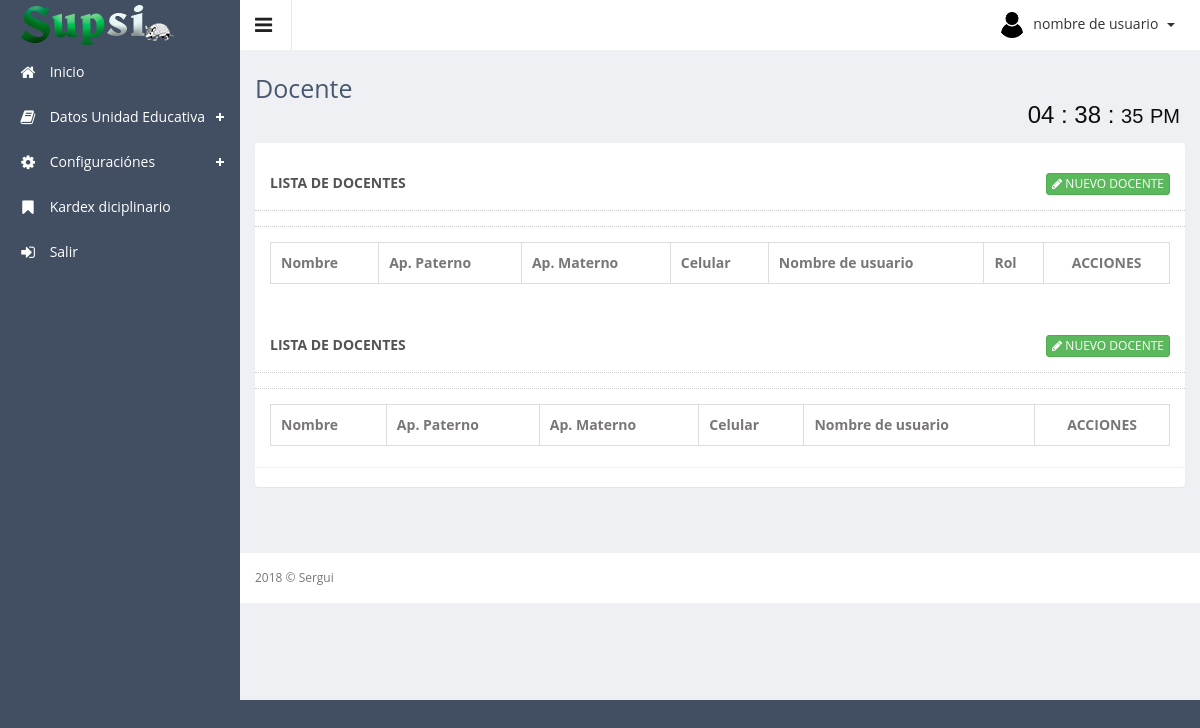
Page /app/controller/docente/ on the earlier database version.
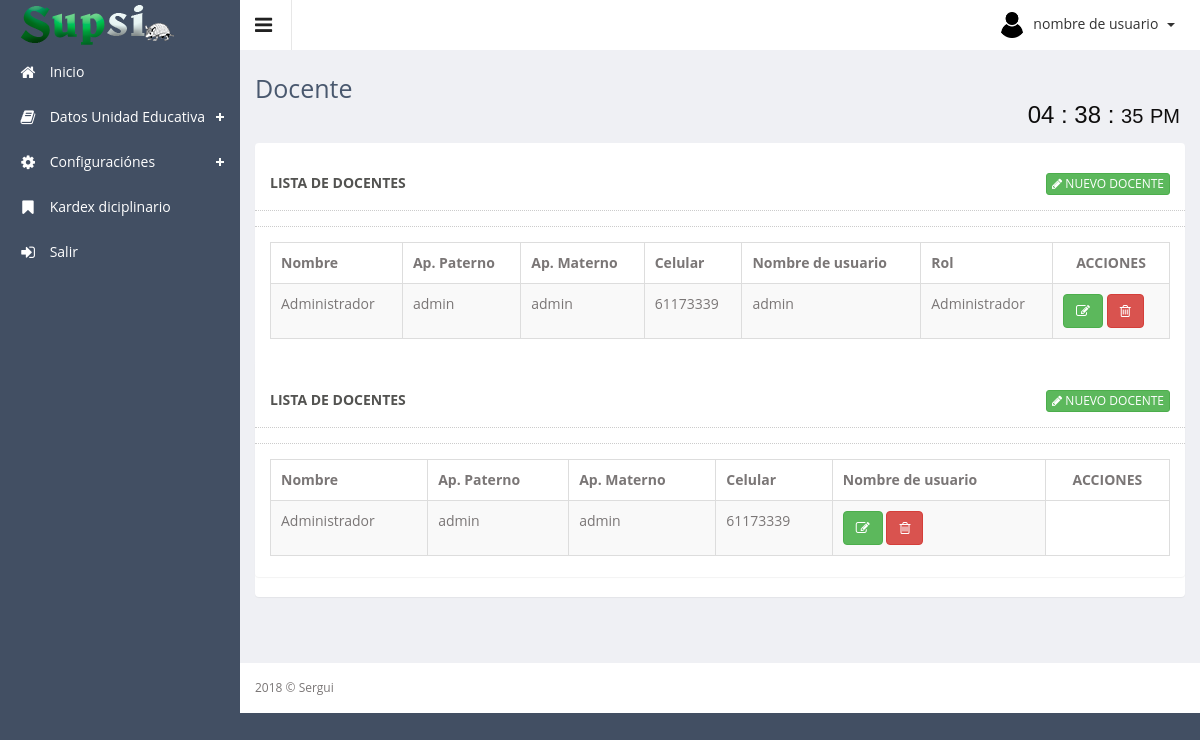
Same page on the later database version.
### tables this page shows
CREATE TABLE `docente` (
  `id_docente` int(11) NOT NULL AUTO_INCREMENT,
  `ci` varchar(20) NOT NULL,
  `nombre` varchar(50) NOT NULL,
  `paterno` varchar(45) NOT NULL,
  `materno` varchar(45) NOT NULL,
  `celular` varchar(12) NOT NULL,
  `estado` tinyint(1) NOT NULL DEFAULT '1',
  `id_user` bigint(20) DEFAULT NULL,
  PRIMARY KEY (`id_docente`),
  UNIQUE KEY `ci_UNIQUE` (`ci`),
  UNIQUE KEY `id_user_UNIQUE` (`id_user`)
);

CREATE TABLE `usuario` (
  `id_usuario` int(11) NOT NULL AUTO_INCREMENT,
  `nombre_usuario` varchar(20) NOT NULL,
  `password` varchar(255) NOT NULL,
  `estado` tinyint(1) NOT NULL DEFAULT '1',
  `id_rol` int(11) NOT NULL,
  PRIMARY KEY (`id_usuario`,`id_rol`),
  UNIQUE KEY `nombre_usuario_UNIQUE` (`nombre_usuario`),
  KEY `id_rol` (`id_rol`),
  CONSTRAINT `usuario_ibfk_1` FOREIGN KEY (`id_rol`) REFERENCES `roles` (`id_rol`)
);

CREATE TABLE `roles` (
  `id_rol` int(11) NOT NULL AUTO_INCREMENT,
  `nombre` varchar(20) DEFAULT NULL,
  `estado` tinyint(1) DEFAULT '1',
  PRIMARY KEY (`id_rol`)
);

### app/controller/docente/index.php (called while the page is built, shortened)
<?php
	require_once ("../../config/conexion.php");
	$contenido="docente/index.php";
	$subTitulo="Docente";
	$sql="SELECT d.id_docente,d.ci
			,d.nombre
			,d.paterno
			,d.materno
			,d.materno
			,d.celular
			,u.nombre_usuario,u.id_usuario
			,r.nombre AS nombre_rol, r.id_rol
			FROM docente d, usuario u, roles r
			WHERE d.id_user=u.id_usuario AND u.id_rol=r.id_rol
			AND d.estado=1;";
	if (!($docentes = $con->query($sql))) {
    	echo "Falló SELECT: (" . $con->errno . ") " . $con->error;
	}
	require_once ('../../../public/views/plantilla.php');
?>

### public/views/plantilla.php (shortened to what this page needs)
<!DOCTYPE html>
<html lang="es">
<head>
    <?php require_once 'template/head.php'; ?>
</head>
<body class="sticky-header">
    <section>
        <?php require_once 'template/left_menu.php'; ?>
        <div class="main-content" >
            <div class="header-section">
                <a class="toggle-btn"><i class="fa fa-bars"></i></a>
                <?php require_once 'template/menu_right.php'; ?>
            </div>
            <?php require_once 'template/breadcumb.php'; ?>
            <div class="wrapper">
                <?php
                    if(isset($contenido))
                        require_once ($contenido);
                ?>
            </div>
            <?php require_once 'template/footer.php'; ?>
        </div>
    </section>
</body>
</html>

### public/views/template/head.php (shortened to what this page needs)
<link href="<?php echo ROOT; ?>resources/assets/css/style.css" rel="stylesheet">
<link href="<?php echo ROOT; ?>resources/assets/css/style-responsive.css" rel="stylesheet">
<link href="<?php echo ROOT; ?>resources/assets/js/advanced-datatable/css/demo_page.css" rel="stylesheet" />
<link href="<?php echo ROOT; ?>resources/assets/js/advanced-datatable/css/demo_table.css" rel="stylesheet" />
<link rel="stylesheet" href="<?php echo ROOT; ?>resources/assets/js/data-tables/DT_bootstrap.css" />
<link href="<?php echo ROOT; ?>resources/assets/css/style-responsive.css" rel="stylesheet">
<link rel="stylesheet" href="<?php echo ROOT; ?>resources/assets/css/toastr.min.css">
<link rel="stylesheet" href="<?php echo ROOT; ?>resources/assets/css/estilo.css">
<link rel="stylesheet" href="<?php echo ROOT; ?>resources/assets/css/estilo1.css">
<link rel="stylesheet" href="<?php echo ROOT; ?>resources/assets/css/chosen.min.css">
<link rel="stylesheet" type="text/css" href="<?php echo ROOT; ?>resources/assets/js/bootstrap-datepicker/css/datepicker-custom.css" />

### public/views/template/left_menu.php (shortened to what this page needs)
<div class="left-side sticky-left-side">
    <div class="logo">
        <a href="<?php echo ROOT; ?>"><img src="<?php echo ROOT; ?>resources/assets/images/logo.png" alt=""></a>
    </div>
    <div class="left-side-inner">
        <ul class="nav nav-pills nav-stacked custom-nav">
            <li class=""><a href="<?php echo ROOT; ?>"><i class="fa fa-home"></i> <span>
            Inicio</span></a></li>
            <li class="menu-list"><a href=""><i class="fa fa-book"></i> <span>Datos Unidad Educativa</span></a>
            </li>
            <li class="menu-list"><a href=""><i class="fa fa-cog"></i> <span>Configuraciónes</span></a>
            </li>
            <li class=""><a href="<?php echo ROOT_CONTROLLER; ?>kardex/"><i class="fa fa-bookmark"></i> <span>Kardex diciplinario</span></a>
            </li>
            <li><a href="<?php echo ROOT_CONTROLLER; ?>login/index.php?logout"><i class="fa fa-sign-in"></i> <span>Salir</span></a></li>
        </ul>
    </div>
</div>

### public/views/template/menu_right.php (shortened to what this page needs)
<div class="menu-right">
    <ul class="notification-menu">
        <li>
            <a href="#" class="btn btn-default dropdown-toggle" data-toggle="dropdown">
                <img src="<?php echo ROOT; ?>resources/assets/images/photos/user-avatar.png" alt="" />
                nombre de usuario
                <span class="caret"></span>
            </a>
        </li>
    </ul>
</div>

### public/views/template/breadcumb.php
<div class="page-heading">
    <h3>
        <?php echo $subTitulo ?>
    </h3>
    <div class="col-md-12">
        <div class="contenedor2 reloj2" >
			<div class="widget2">
			    <div class="relojj">
			    	<p id="horas2" class="horas2"></p>
			      	<p>:</p>
			      	<p id="minutos2" class="minutos2"></p>
			      	<p>:</p>
			      	<div class="cajaSegundos2">
			        	<p id="segundos2" class="segundos2"></p>
			        	<p id="ampm2" class="ampm2"></p>
			      	</div>
			    </div>
			</div>
        </div>
    </div>
</div>

### public/views/docente/index.php (shortened to what this page needs)
<div class="row">
    <div class="col-sm-12">
        <section class="panel">
            <header class="panel-heading">
                <div class="row panel-heading">
                    LISTA DE DOCENTES
                    <span class="pull-right">
                        <a href="#modal_Registrar" class="btn btn-xs btn-success" data-toggle="modal">
                            <span class="fa fa-pencil"></span> Nuevo Docente
                        </a>
                    </span>
                </div>
            </header>
            <div class="panel-body">
                <div class="adv-table" >
                    <table  class="display table table-bordered table-striped" id="tbDocente">
                        <thead>
                            <tr>
                                <th>Nombre</th>
                                <th>Ap. Paterno</th>
                                <th>Ap. Materno</th>
                                <th>Celular</th>
                                <th>Nombre de usuario</th>
                                <th>Rol</th>
                                <th class="text-center">ACCIONES</th>
                            </tr>
                        </thead>
                        <tbody>
                            <?php foreach ($docentes as $docente): ?>
                                <tr class="gradeX">
                                    <td><?php echo $docente['nombre']; ?></td>
                                    <td><?php echo $docente['paterno']; ?></td>
                                    <td><?php echo $docente['materno']; ?></td>
                                    <td><?php echo $docente['celular']; ?></td>
                                    <td><?php echo $docente['nombre_usuario']; ?></td>
                                    <td><?php echo $docente['nombre_rol']; ?></td>
                                    <td >
                                        <a class="btn btn-success" href="#modalEditar" role="button" data-placement="top" title="Editar" data-toggle="modal" onclick="obtener_datos(<?php echo $docente['id_docente'] ?>)">
                                            <span class="fa fa-edit" ></span>
                                        </a>
                                        <a class="btn btn-danger" href="#modalEliminar" role="button" data-toggle="modal" data-placement="top" title="Eliminar" onclick="eliminar_datos(<?php echo $docente['id_docente'] ?>)">
                                            <span class="fa fa-trash-o"></span>
                                        </a>
                                    </td>
                                </tr>
                            <?php endforeach ?>
                        </tbody>
                    </table>
                </div>
            </div>
            <?php require_once 'modal_eliminar.php'; ?>
        </section>
    </div>
</div>

### public/views/docente/modal_eliminar.php (shortened to what this page needs)
<div class="row">
    <div class="col-sm-12">
        <section class="panel">
            <header class="panel-heading">
                <div class="row panel-heading">
                    LISTA DE DOCENTES
                    <span class="pull-right">
                        <a href="#modal_Registrar" class="btn btn-xs btn-success" data-toggle="modal">
                            <span class="fa fa-pencil"></span> Nuevo Docente
                        </a>
                    </span>
                </div>
            </header>
            <div class="panel-body">
                <div class="adv-table" >
                    <table  class="display table table-bordered table-striped" id="tbdocente">
                        <thead>
                            <tr>
                                <th>Nombre</th>
                                <th>Ap. Paterno</th>
                                <th>Ap. Materno</th>
                                <th>Celular</th>
                                <th>Nombre de usuario</th>
                                <th class="text-center">ACCIONES</th>
                            </tr>
                        </thead>
                        <tbody>
                            <?php foreach ($docentes as $docente): ?>
                            <tr class="gradeX">
                                <td><?php echo $docente['nombre']; ?></td>
                                <td><?php echo $docente['paterno']; ?></td>
                                <td><?php echo $docente['materno']; ?></td>
                                <td><?php echo $docente['celular']; ?></td>
                                <td >
                                    <a class="btn btn-success" href="#modalEditar" role="button" data-placement="top" title="Editar" data-toggle="modal" onclick="obtener_datos(<?php echo $docente['id_docente'] ?>)">
                                        <span class="fa fa-edit" ></span>
                                    </a>
                                    <a class="btn btn-danger" href="#modalEliminar" role="button" data-toggle="modal" data-placement="top" title="Eliminar" onclick="eliminar_datos(<?php echo $docente['id_docente'] ?>)">
                                        <span class="fa fa-trash-o"></span>
                                    </a>
                                </td>
                            </tr>
                        <?php endforeach ?>
                    </tbody>
                </table>
            </div>
        </div>
    </section>
</div>
</div>

### public/views/template/footer.php
<?php
	(isset($pie_class)) ? $foot="sticky-footer":$foot="";
?>
<footer class="<?php echo $foot; ?>">
    2018 &copy; Sergui
</footer>

### resources/assets/js/advanced-datatable/css/demo_table.css (style rules this page uses)
table.display { margin: 0 auto; clear: both; width: 100%; }
table.display thead th { padding: 3px 18px 3px 10px; border-bottom: 1px solid black; font-weight: bold; cursor: pointer; * cursor: hand; }
table.display td { padding: 3px 10px; }
table.display tr.gradeX { background-color: #ffdddd; }

### resources/assets/css/estilo1.css (style rules this page uses)
.reloj2 { font-size:16px; color: #0E0D0D; }
.contenedor2 { max-width: 200px; margin: auto; }
.widget2 { width: 100%; height: 30px; position: absolute; top: 0; bottom: 0; left: 0; right: 0; margin: auto; }
.widget2 p { display: inline-block; line-height: 1em; }
.relojj { font-family: Arial, "Helvetica Neue", Helvetica, sans-serif; width: 100%; padding: 5px; font-size: 1.5em; text-align: right; }
.relojj .cajaSegundos2 { display: inline-block; }
.relojj .ampm2, .relojj .segundos2 { font-size: 2rem; }

Differences in the rows shown:
added docente: nombre "Administrador", paterno "admin", materno "admin", celular "61173339", usuario.nombre_usuario "admin", roles.nombre "Administrador"
